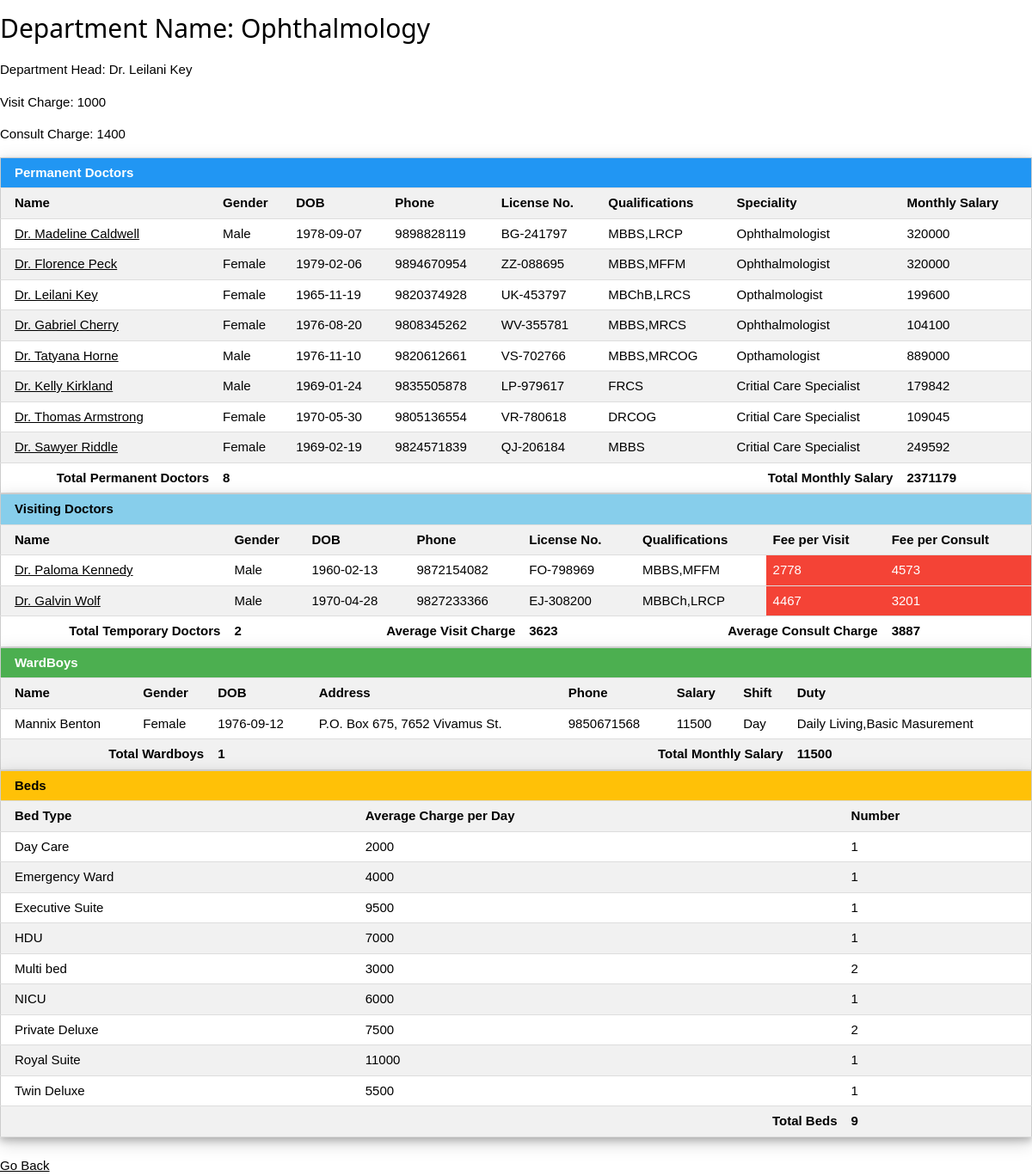
The page /getdept.php?q=22 on the database its author committed.
### tables this page shows
CREATE TABLE `department` (
  `dept_id` int(3) NOT NULL,
  `dept_name` varchar(30) NOT NULL,
  `dept_head` int(4) DEFAULT NULL,
  `staff_head` int(4) DEFAULT NULL,
  `d_visit_charge` int(5) DEFAULT NULL,
  `d_consult_charge` int(5) DEFAULT NULL
);

CREATE TABLE `doctor` (
  `d_id` int(4) NOT NULL,
  `d_name` varchar(30) NOT NULL,
  `d_gender` varchar(10) NOT NULL,
  `d_dob` date NOT NULL,
  `d_addr` varchar(100) NOT NULL,
  `d_phone` bigint(15) NOT NULL,
  `d_license` varchar(30) NOT NULL,
  `d_qual` varchar(30) NOT NULL,
  `d_type` varchar(10) NOT NULL,
  `d_dept` int(3) DEFAULT NULL
);

CREATE TABLE `d_perm` (
  `d_id` int(4) NOT NULL,
  `d_monthly_sal` int(10) NOT NULL,
  `speciality` varchar(30) DEFAULT NULL
);

CREATE TABLE `d_visit` (
  `d_id` int(4) NOT NULL,
  `d_fee_per_visit` int(5) DEFAULT NULL,
  `d_fee_per_consult` int(5) DEFAULT NULL
);

CREATE TABLE `s_wardboy` (
  `s_id` int(4) NOT NULL,
  `dept_id` int(3) NOT NULL,
  `duty` varchar(30) DEFAULT NULL
);

CREATE TABLE `staff` (
  `s_id` int(4) NOT NULL,
  `s_name` varchar(30) NOT NULL,
  `s_gender` varchar(10) NOT NULL,
  `s_dob` date NOT NULL,
  `s_addr` varchar(100) NOT NULL,
  `s_phone` bigint(15) DEFAULT NULL,
  `s_sal` int(5) NOT NULL,
  `s_type` varchar(15) NOT NULL,
  `shift` varchar(11) DEFAULT NULL
);

### getdept.php (the view, shortened to what this page needs)
<!DOCTYPE html>
<html>
<head>
<link href="css/w3.css" rel="stylesheet">
</head>
<body>
<?php
$dept = intval($_GET['q']);
$bcount=0;
$link = mysqli_connect("localhost","root","","nurhome");
$sql1="SELECT * from department INNER JOIN doctor ON department.dept_head = doctor.d_id WHERE dept_id ='$dept'" ;
$res1 = mysqli_query($link,$sql1);
$row1=mysqli_fetch_array($res1);
echo "<h2>Department Name: ".$row1["dept_name"]."</h2>";
if($row1["d_name"]!=NULL)
{
	echo "<p>Department Head: ".$row1["d_name"]." </p>";
}
else
{	echo "<p>Department Head: Not Assigned </p>";}
echo "<p>Visit Charge: ".$row1["d_visit_charge"]."</p>";
echo "<p>Consult Charge: ".$row1["d_consult_charge"]."</p>";
$sql2="SELECT * from doctor INNER JOIN d_perm ON doctor.d_id = d_perm.d_id WHERE d_dept ='$dept' AND d_type='Perm'" ;
$res2 = mysqli_query($link,$sql2);
echo "<table class='w3-table-all w3-card-4'>";
if(mysqli_num_rows($res2) > 0)
{
	echo "
	<tr class='w3-blue'>
		<th colspan='8'>Permanent Doctors</th>
	</tr>
	<tr>
		<th>Name</th>
		<th>Gender</th>
		<th>DOB</th>
		<th>Phone</th>
		<th>License No.</th>
		<th>Qualifications</th>
		<th>Speciality</th>
		<th>Monthly Salary</th>
	</tr>";
while($row2 = mysqli_fetch_array($res2)) {
    echo "<tr>";
    	echo "<td><a href='getdoc.php?q=".$row2['d_id']."'>" . $row2['d_name'] . "</a></td>";
    	echo "<td>" . $row2['d_gender'] . "</td>";
    	echo "<td>" . $row2['d_dob'] . "</td>";
    	echo "<td>" . $row2['d_phone'] . "</td>";
    	echo "<td>" . $row2['d_license'] . "</td>";
		echo "<td>" . $row2['d_qual'] . "</td>";
    	echo "<td>" . $row2['speciality'] . "</td>";
    	echo "<td>" . $row2['d_monthly_sal'] . "</td>";
    echo "</tr>";
	}
	$sql21="SELECT SUM(d_monthly_sal),COUNT(*) FROM doctor INNER JOIN d_perm ON doctor.d_id=d_perm.d_id WHERE d_dept ='$dept' ";
	$res21 = mysqli_query($link,$sql21);
	$row21=mysqli_fetch_array($res21);
	echo "
	<tr>
		<th style='text-align:right'>Total Permanent Doctors</th>
		<th>".$row21[1]."</th>
		<th colspan='5' style='text-align:right'>Total Monthly Salary</th>
		<th>".$row21[0]."</th>
	</tr>
	</table>";
}
else {
echo"
	<tr class='w3-red'>
		<th colspan='8'>No Permanent Doctors in Department</th>
	</tr>
	</table>";}
$sql4="SELECT * from doctor INNER JOIN d_visit ON doctor.d_id = d_visit.d_id WHERE d_dept ='$dept' AND d_type='Visit'" ;
$res4 = mysqli_query($link,$sql4);
echo "<table class='w3-table-all w3-card-4'>";
if(mysqli_num_rows($res4) > 0)
{
	echo "
	<tr class='w3-light-blue'>
		<th colspan='8'>Visiting Doctors</th>
	</tr>
	<tr>
		<th>Name</th>
		<th>Gender</th>
		<th>DOB</th>
		<th>Phone</th>
		<th>License No.</th>
		<th>Qualifications</th>
		<th>Fee per Visit</th>
		<th>Fee per Consult</th>
	</tr>";
while($row4 = mysqli_fetch_array($res4)) {
    echo "<tr>";
    	echo "<td> <a href='getdoc.php?q=".$row4['d_id']."'>" . $row4['d_name'] . "</a></td>";
    	echo "<td>" . $row4['d_gender'] . "</td>";
    	echo "<td>" . $row4['d_dob'] . "</td>";
    	echo "<td>" . $row4['d_phone'] . "</td>";
    	echo "<td>" . $row4['d_license'] . "</td>";
		echo "<td>" . $row4['d_qual'] . "</td>";
    	echo "<td";
    	if($row4['d_fee_per_visit']>$row1["d_visit_charge"])
    		echo " class='w3-red' ";
    	echo ">" . $row4['d_fee_per_visit'] . "</td>";
    	echo "<td";
    	if($row4['d_fee_per_consult']>$row1["d_consult_charge"])
    		echo " class='w3-red' ";
    	echo ">" . $row4['d_fee_per_consult'] . "</td>";
    echo "</tr>";
	}
	$sql41="SELECT ROUND(AVG(d_fee_per_visit),0),ROUND(AVG(d_fee_per_consult),0),COUNT(*) FROM doctor INNER JOIN d_visit ON doctor.d_id=d_visit.d_id WHERE d_dept ='$dept' ";
	$res41 = mysqli_query($link,$sql41);
	$row41=mysqli_fetch_array($res41);
	echo "
	<tr>
		<th style='text-align:right'>Total Temporary Doctors</th>
		<th>".$row41[2]."</th>
		<th colspan='2' style='text-align:right'>Average Visit Charge</th>
		<th>".$row41[0]."</th>
		<th colspan='2' style='text-align:right'>Average Consult Charge</th>
		<th>".$row41[1]."</th>
	</tr>
	</table>";
}
else {
echo"
	<tr class='w3-red'>
		<th colspan='8'>No Visiting Doctors in Department</th>
	</tr>
	</table>";}
$sql3="SELECT * from s_wardboy INNER JOIN staff ON s_wardboy.s_id = staff.s_id WHERE dept_id ='$dept' ORDER BY duty" ;
$res3 = mysqli_query($link,$sql3);
echo "<table class='w3-table-all w3-card-4'>";
if(mysqli_num_rows($res3) > 0)
{
	echo "
	<tr class='w3-green'>
		<th colspan='8'>WardBoys</th>
	</tr>
	<tr>
		<th>Name</th>
		<th>Gender</th>
		<th>DOB</th>
		<th>Address</th>
		<th>Phone</th>
		<th>Salary</th>
		<th>Shift</th>
		<th>Duty</th>
	</tr>";
while($row3 = mysqli_fetch_array($res3)) {
    echo "<tr>";
    	echo "<td>" . $row3['s_name'] . "</td>";
    	echo "<td>" . $row3['s_gender'] . "</td>";
    	echo "<td>" . $row3['s_dob'] . "</td>";
    	echo "<td>" . $row3['s_addr'] . "</td>";
    	echo "<td>" . $row3['s_phone'] . "</td>";
    	echo "<td>" . $row3['s_sal'] . "</td>";
		echo "<td>" . $row3['shift'] . "</td>";
		echo "<td>" . $row3['duty'] . "</td>";
    echo "</tr>";
	}
	$sql31="SELECT SUM(s_sal),COUNT(*) FROM s_wardboy INNER JOIN staff ON s_wardboy.s_id = staff.s_id WHERE dept_id ='$dept' ";
	$res31 = mysqli_query($link,$sql31);
	$row31=mysqli_fetch_array($res31);
	echo "
	<tr>
		<th colspan='2' style='text-align:right'>Total Wardboys</th>
		<th>".$row31[1]."</th>
		<th colspan='4' style='text-align:right'>Total Monthly Salary</th>
		<th>".$row31[0]."</th>
	</tr>
	</table>";
}
else {
echo"
	<tr class='w3-red'>
		<th colspan='8'>No Wardboys assigned to Department</th>
	</tr>
	</table>";}
$sql5="SELECT b_type, COUNT(*), ROUND(AVG(b_charge),0) FROM bed WHERE dept_id='$dept' GROUP BY b_type";
$res5=mysqli_query($link,$sql5);;
echo "<table class='w3-table-all w3-card-4'>";
if(mysqli_num_rows($res5) > 0)
{
	echo "
	<tr class='w3-amber'>
		<th colspan='3'>Beds</th>
	</tr>
	<tr>
		<th>Bed Type</th>
		<th>Average Charge per Day</th>
		<th>Number</th>
	</tr>";
while($row5 = mysqli_fetch_array($res5)) {
    echo "<tr>";
    	echo "<td>" . $row5[0] . "</td>";
    	echo "<td>" . $row5[2] . "</td>";
    	echo "<td>" . $row5[1] . "</td>";
    echo "</tr>";$bcount++;
}
echo "
	<tr>
		<th colspan='2' style='text-align:right'>Total Beds</th>
		<th>".$bcount."</th>
	</tr>
	</table>";
}
else{
	echo"
	<tr class='w3-red'>
		<th colspan='3'>No Beds assigned to Department</th>
	</tr>
	</table>";
}
?>
<br><a href="view_dept.php">Go Back</a>
</body>
</html>

### css/w3.css (style rules this page uses)
* { -webkit-box-sizing:border-box;-moz-box-sizing:border-box;box-sizing:border-box }
html { -ms-text-size-adjust:100%;-webkit-text-size-adjust:100% }
body { margin:0 }
a { background-color:transparent }
html,body { font-family:Verdana,sans-serif;font-size:15px;line-height:1.5 }
html { overflow-x:hidden }
h1,h2,h3,h4,h5,h6,.w3-slim,.w3-wide { font-family:"Segoe UI",Arial,sans-serif }
h2 { font-size:30px }
h1,h2,h3,h4,h5,h6 { font-weight:400;margin:10px 0 }
a { color:inherit }
table { border-collapse:collapse;border-spacing:0;width:100%;display:table }
table,th,td { border:none }
.w3-table-all { border:1px solid #ccc }
.w3-bordered tr,.w3-table-all tr { border-bottom:1px solid #ddd }
.w3-table-all tr:nth-child(odd) { background-color:#fff }
.w3-table-all tr:nth-child(even) { background-color:#f1f1f1 }
.w3-table td,.w3-table th,.w3-table-all td,.w3-table-all th { padding:6px 8px;display:table-cell;text-align:left;vertical-align:top }
.w3-table th:first-child,.w3-table td:first-child,.w3-table-all th:first-child,.w3-table-all td:first-child { padding-left:16px }
.w3-card-4,.w3-hover-shadow:hover { box-shadow:0 4px 8px 0 rgba(0,0,0,0.2),0 6px 20px 0 rgba(0,0,0,0.19)!important }
.w3-amber,.w3-hover-amber:hover { color:#000!important;background-color:#ffc107!important }
.w3-blue,.w3-hover-blue:hover { color:#fff!important;background-color:#2196F3!important }
.w3-light-blue,.w3-hover-light-blue:hover { color:#000!important;background-color:#87CEEB!important }
.w3-green,.w3-hover-green:hover { color:#fff!important;background-color:#4CAF50!important }
.w3-red,.w3-hover-red:hover { color:#fff!important;background-color:#f44336!important }

### rows shown on the page
department: dept_name "Ophthalmology", dept_head.d_name "Dr. Leilani Key", d_visit_charge "1000", d_consult_charge "1400"
d_perm: d_id.d_name "Dr. Madeline Caldwell", d_id.d_gender "Male", d_id.d_dob "1978-09-07", d_id.d_phone "9898828119", d_id.d_license "BG-241797", d_id.d_qual "MBBS,LRCP", speciality "Ophthalmologist", d_monthly_sal "320000"
d_perm: d_id.d_name "Dr. Florence Peck", d_id.d_gender "Female", d_id.d_dob "1979-02-06", d_id.d_phone "9894670954", d_id.d_license "ZZ-088695", d_id.d_qual "MBBS,MFFM", speciality "Ophthalmologist", d_monthly_sal "320000"
d_perm: d_id.d_name "Dr. Leilani Key", d_id.d_gender "Female", d_id.d_dob "1965-11-19", d_id.d_phone "9820374928", d_id.d_license "UK-453797", d_id.d_qual "MBChB,LRCS", speciality "Opthalmologist", d_monthly_sal "199600"
d_perm: d_id.d_name "Dr. Gabriel Cherry", d_id.d_gender "Female", d_id.d_dob "1976-08-20", d_id.d_phone "9808345262", d_id.d_license "WV-355781", d_id.d_qual "MBBS,MRCS", speciality "Ophthalmologist", d_monthly_sal "104100"
d_perm: d_id.d_name "Dr. Tatyana Horne", d_id.d_gender "Male", d_id.d_dob "1976-11-10", d_id.d_phone "9820612661", d_id.d_license "VS-702766", d_id.d_qual "MBBS,MRCOG", speciality "Opthamologist", d_monthly_sal "889000"
d_perm: d_id.d_name "Dr. Kelly Kirkland", d_id.d_gender "Male", d_id.d_dob "1969-01-24", d_id.d_phone "9835505878", d_id.d_license "LP-979617", d_id.d_qual "FRCS", speciality "Critial Care Specialist", d_monthly_sal "179842"
d_perm: d_id.d_name "Dr. Thomas Armstrong", d_id.d_gender "Female", d_id.d_dob "1970-05-30", d_id.d_phone "9805136554", d_id.d_license "VR-780618", d_id.d_qual "DRCOG", speciality "Critial Care Specialist", d_monthly_sal "109045"
d_perm: d_id.d_name "Dr. Sawyer Riddle", d_id.d_gender "Female", d_id.d_dob "1969-02-19", d_id.d_phone "9824571839", d_id.d_license "QJ-206184", d_id.d_qual "MBBS", speciality "Critial Care Specialist", d_monthly_sal "249592"
d_visit: d_id.d_name "Dr. Paloma Kennedy", d_id.d_gender "Male", d_id.d_dob "1960-02-13", d_id.d_phone "9872154082", d_id.d_license "FO-798969", d_id.d_qual "MBBS,MFFM", d_fee_per_visit "2778", d_fee_per_consult "4573"
d_visit: d_id.d_name "Dr. Galvin Wolf", d_id.d_gender "Male", d_id.d_dob "1970-04-28", d_id.d_phone "9827233366", d_id.d_license "EJ-308200", d_id.d_qual "MBBCh,LRCP", d_fee_per_visit "4467", d_fee_per_consult "3201"
s_wardboy: s_id.s_name "Mannix Benton", s_id.s_gender "Female", s_id.s_dob "1976-09-12", s_id.s_addr "P.O. Box 675, 7652 Vivamus St.", s_id.s_phone "9850671568", s_id.s_sal "11500", s_id.shift "Day", duty "Daily Living,Basic Masurement"

### other values the page prints
$row21[1] "8"
$row21[0] "2371179"
$row41[2] "2"
$row41[0] "3623"
$row41[1] "3887"
$row31[1] "1"
$row31[0] "11500"
$row5[0] "Day Care"
$row5[2] "2000"
$row5[1] "1"
$row5[0] "Emergency Ward"
$row5[2] "4000"
$row5[0] "Executive Suite"
$row5[2] "9500"
$row5[0] "HDU"
